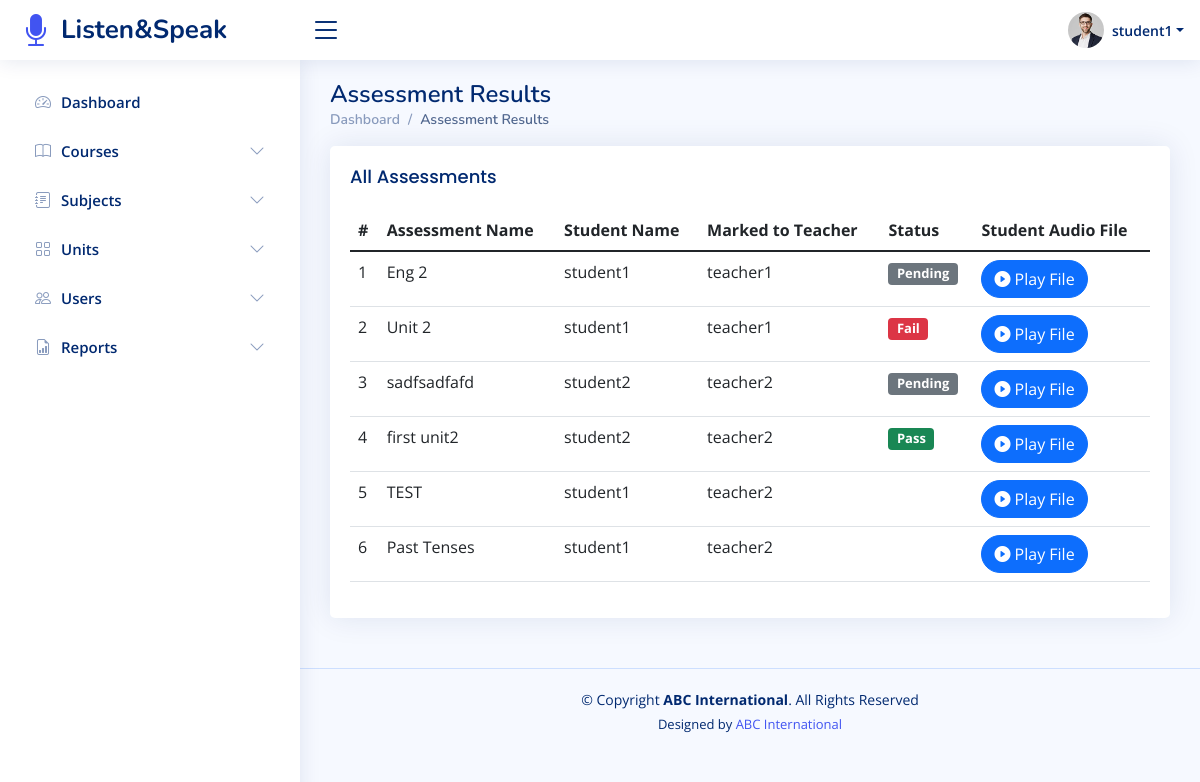
The page /admin/reports/assessment_results.php (signed in) on the database its author committed.
### tables this page shows
CREATE TABLE `audio_responses` (
  `response_id` int(11) NOT NULL,
  `unit_id` int(11) DEFAULT NULL,
  `student_id` int(11) DEFAULT NULL,
  `teacher_id` int(11) DEFAULT NULL,
  `audio_url` varchar(255) DEFAULT NULL,
  `status` enum('Pending','Approved','Rejected') DEFAULT 'Pending',
  `percentage` int(100) DEFAULT NULL,
  `teacher_audio` varchar(1000) DEFAULT NULL,
  `date_time` timestamp NULL DEFAULT current_timestamp()
);

CREATE TABLE `units` (
  `unit_id` int(11) NOT NULL,
  `unit_name` varchar(255) NOT NULL,
  `subject_id` int(11) DEFAULT NULL,
  `content` text DEFAULT NULL,
  `file` varchar(100) DEFAULT NULL,
  `type` varchar(100) NOT NULL DEFAULT 'Lesson',
  `link` varchar(100) DEFAULT NULL,
  `status` enum('Pass','Fail','Pending') DEFAULT NULL
);

CREATE TABLE `users` (
  `user_id` int(11) NOT NULL,
  `pic` varchar(100) NOT NULL DEFAULT 'default.jpg',
  `email` varchar(100) NOT NULL,
  `user_type` enum('Admin','Student','Teacher') NOT NULL,
  `fullName` varchar(255) NOT NULL,
  `pass` varchar(255) NOT NULL,
  `address` text DEFAULT NULL,
  `phone` varchar(100) DEFAULT NULL,
  `country` varchar(100) DEFAULT NULL
);

### app/__adminListAssessmentsReport.php (the view, shortened to what this page needs)
<div class="row">
    <div class="col-lg-12">
        <div class="card">
            <div class="card-body">
                <h5 class="card-title">All Assessments</h5>
                <table class="table datatable">
                    <thead>
                    <tr>
                        <th scope="col">#</th>
                        <th scope="col">Assessment Name</th>
                        <th scope="col">Student Name</th>
                        <th scope="col">Marked to Teacher</th>
                        <th scope="col">Status</th>
                        <th scope="col">Student Audio File</th>
                    </tr>
                    </thead>
                    <tbody>
                    <?php
                    $query = "SELECT users.fullName AS student_name,
                             u.fullName AS teacher_name,
                             audio_responses.audio_url,
                             units.unit_name,
                             units.status
                      FROM audio_responses
                      INNER JOIN users ON audio_responses.student_id = users.user_id AND users.user_type = 'Student'
                      INNER JOIN users AS u ON audio_responses.teacher_id = u.user_id AND u.user_type = 'Teacher'
                      INNER JOIN units ON audio_responses.unit_id = units.unit_id";
                    $result = mysqli_query($GLOBALS["con"], $query);
                    if (mysqli_num_rows($result) > 0) {
                        $count = 1;
                            while ($row = mysqli_fetch_assoc($result)) {
                                echo "<tr>
                                    <td scope='row'>".$count++."</td>
                                    <td>".$row['unit_name']."</td>
                                    <td>".$row['student_name']."</td>
                                    <td>".$row['teacher_name']."</td>
                                    <td>
                                        ".getStatusRow($row['status'])."
                                    </td>
                                    <td>
                                        <a href='#".$row['audio_url']."' class='btn btn-primary rounded-pill'>
                                            <i class='bi bi-play-circle-fill'></i>
                                            Play File
                                        </a>
                                    </td>
                                </tr>";
                        }
                    } else {
                        echo "No data available";
                    }
                    ?>
                    </tbody>
                </table>
            </div>
        </div>
    </div>
</div>
<?php
function getStatusRow($status){
    $class = '';
    if($status == 'Pass') $class = 'success';
    if($status == 'Fail') $class = 'danger';
    if($status == 'Pending') $class = 'secondary';
    return "<span class='badge bg-".$class."' style='font-size: small'>".$status."</span>";
}
?>

### assets/css/style.css (style rules this page uses)
:root { scroll-behavior: smooth; }
body { font-family: "Open Sans", sans-serif; background: #f6f9ff; color: #444444; }
a { color: #4154f1; text-decoration: none; }
h1, h2, h3, h4, h5, h6 { font-family: "Nunito", sans-serif; }
.card { margin-bottom: 30px; border: none; border-radius: 5px; box-shadow: 0px 0 30px rgba(1, 41, 112, 0.1); overflow: hidden; }
.card-title { padding: 20px 0 15px 0; font-size: 18px; font-weight: 500; color: #012970; font-family: "Poppins", sans-serif; }
.card-body { padding: 0 20px 20px 20px; }

### rows shown on the page
audio_responses: unit.unit_name "Eng 2", users.fullName "student1", users.fullName "teacher1", unit.status "Pending"
audio_responses: unit.unit_name "Unit 2", users.fullName "student1", users.fullName "teacher1", unit.status "Fail"
audio_responses: unit.unit_name "sadfsadfafd", users.fullName "student2", users.fullName "teacher2", unit.status "Pending"
audio_responses: unit.unit_name "first unit2", users.fullName "student2", users.fullName "teacher2", unit.status "Pass"
audio_responses: unit.unit_name "TEST", users.fullName "student1", users.fullName "teacher2"
audio_responses: unit.unit_name "Past Tenses", users.fullName "student1", users.fullName "teacher2"

### other values the page prints
$_SESSION["fullName"] "student1"
$item['title'] "Dashboard"
$item['title'] "Courses"
$item['title'] "Subjects"
$item['title'] "Units"
$item['title'] "Users"
$item['title'] "Reports"
$title "Assessment Results"
